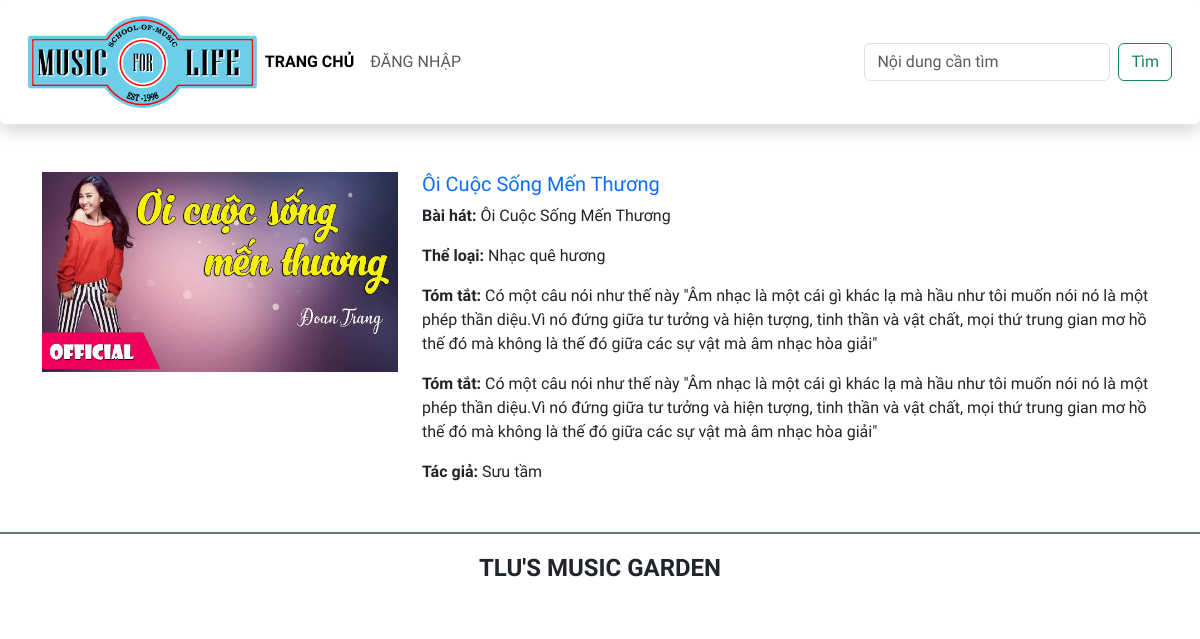
The page /baihat2.php on the database its author committed.
### tables this page shows
CREATE TABLE `baiviet` (
  `ma_bviet` int(10) UNSIGNED NOT NULL,
  `tieude` varchar(200) NOT NULL,
  `ten_bhat` varchar(100) NOT NULL,
  `ma_tloai` int(10) UNSIGNED NOT NULL,
  `tomtat` text DEFAULT NULL,
  `noidung` text DEFAULT NULL,
  `ma_tgia` int(10) UNSIGNED NOT NULL,
  `ngayviet` datetime NOT NULL,
  `hinhanh` varchar(200) DEFAULT NULL
);

CREATE TABLE `theloai` (
  `ma_tloai` int(10) UNSIGNED NOT NULL,
  `ten_tloai` varchar(50) NOT NULL
);

CREATE TABLE `tacgia` (
  `ma_tgia` int(10) UNSIGNED NOT NULL,
  `ten_tgia` varchar(100) NOT NULL,
  `hinh_tgia` varchar(100) DEFAULT NULL
);

### baihat2.php (the view, shortened to what this page needs)
<!DOCTYPE html>
<html lang="en">
<head>
    <?php
        include 'db.php';
    ?>
    <link href="https://cdn.jsdelivr.net/npm/bootstrap@5.3.0-alpha1/dist/css/bootstrap.min.css" rel="stylesheet">
    <link rel="stylesheet" href="css/style.css">
</head>
<body>
    <header>
        <nav class="navbar navbar-expand-lg bg-body-tertiary shadow p-3 bg-white rounded">
            <div class="container-fluid">
                <div class="my-logo">
                    <a class="navbar-brand" href="#">
                        <img src="images/logo2.png" alt="" class="img-fluid">
                    </a>
                </div>
                <div class="collapse navbar-collapse" id="navbarSupportedContent">
                <ul class="navbar-nav me-auto mb-2 mb-lg-0">
                    <li class="nav-item">
                    <a class="nav-link active" aria-current="page" href="./">Trang chủ</a>
                    </li>
                    <li class="nav-item">
                    <a class="nav-link" href="./login.php">Đăng nhập</a>
                    </li>
                </ul>
                <form class="d-flex" role="search">
                    <input class="form-control me-2" type="search" placeholder="Nội dung cần tìm" aria-label="Search">
                    <button class="btn btn-outline-success" type="submit">Tìm</button>
                </form>
                </div>
            </div>
        </nav>
    </header>
    <main class="container mt-5">
                <div class="row mb-5">
                    <div class="col-sm-4">
                        <img src="./images/songs/csmt.jpg" class="img-fluid" alt="...">
                    </div>
                        <?php
                            $query = "SELECT * FROM baiviet JOIN tacgia ON baiviet.ma_tgia = tacgia.ma_tgia JOIN theloai ON baiviet.ma_tloai = theloai.ma_tloai WHERE ten_bhat = 'Ôi Cuộc Sống Mến Thương' ";
                            $result = mysqli_query($conn, $query);
                            if ($result->num_rows > 0) {
                            while($row = $result->fetch_assoc()) {
                                    echo '<div class="col-sm-8"><h5 class="card-title mb-2"><a href="" class="text-decoration-none">'.$row["tieude"].'</a></h5>';
                                    echo '<p class="card-text"><span class=" fw-bold">Bài hát: </span>'.$row["ten_bhat"].'</p>';
                                    echo '<p class="card-text"><span class=" fw-bold">Thể loại: </span>'.$row["ten_tloai"] . '</p>';
                                    echo '<p class="card-text"><span class=" fw-bold">Tóm tắt: </span>'.$row["tomtat"].'</p>';
                                    echo '<p class="card-text"><span class=" fw-bold">Tóm tắt: </span>'.$row["tomtat"].'</p>';
                                    echo '<p class="card-text"><span class=" fw-bold">Tác giả: </span>'.$row["ten_tgia"].'</p>';
                            }
                        }
                        ?>
                    </div>
        </div>
    </main>
    <footer class="bg-white d-flex justify-content-center align-items-center border-top border-secondary  border-2" style="height:80px">
        <h4 class="text-center text-uppercase fw-bold">TLU's music garden</h4>
    </footer>
</body>
</html>

### css/style.css (style rules this page uses)
body { font-family: 'Numans', sans-serif !important; }
.bg-body-tertiary { background-color:#fff !important; }
.my-logo { max-width: 20%; }
.nav-link { text-transform: uppercase; }
.active { font-weight: bold; }

### rows shown on the page
baiviet: tieude "Ôi Cuộc Sống Mến Thương", ten_bhat "Ôi Cuộc Sống Mến Thương", ma_tloai.ten_tloai "Nhạc quê hương", tomtat "Có một câu nói như thế này \"Âm nhạc là một cái gì khác lạ mà hầu như tôi muốn nói nó là một phép thần diệu.Vì nó đứng giữa tư tưởng và hiện tượng, tinh thần và vật chất, mọi thứ trung gian mơ hồ thế đó mà không là thế đó giữa các sự vật mà âm nhạc hòa giải\"", ma_tgia.ten_tgia "Sưu tầm"
